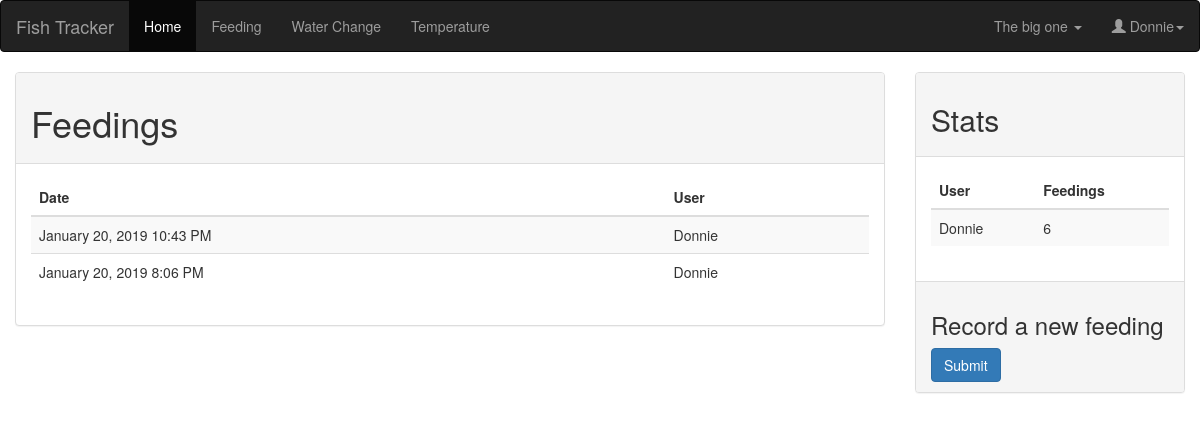
The page /feeding (signed in) on the database its author committed.
### app/models.py (models this page shows, shortened)
class User(UserMixin, db.Model):
    id = db.Column(db.Integer, primary_key=True)
    email = db.Column(db.String(64), index=True)
    name = db.Column(db.String(32))
    password_hash = db.Column(db.String(128))
    last_seen = db.Column(db.DateTime, default=datetime.utcnow())
    current_aquarium = db.Column(db.Integer, default=1)
    feedings = db.relationship('Feeding', backref='user', lazy='dynamic')
    water_changes = db.relationship(
        'WaterChange', backref='user', lazy='dynamic')

class Aquarium(db.Model):
    id = db.Column(db.Integer, primary_key=True)
    name = db.Column(db.String(32), index=True)
    location = db.Column(db.String(64))
    feedings = db.relationship('Feeding', backref='aquarium', lazy='dynamic')
    water_changes = db.relationship(
        'WaterChange', backref='aquarium', lazy='dynamic')

class Feeding(db.Model):
    id = db.Column(db.Integer, primary_key=True)
    timestamp = db.Column(db.DateTime, index=True, default=datetime.utcnow())
    user_id = db.Column(db.Integer, db.ForeignKey('user.id'))
    aquarium_id = db.Column(db.Integer, db.ForeignKey('aquarium.id'))

### app/routes.py (the view)
@app.route('/feeding', methods=['GET', 'POST'])
@login_required
def feeding():
    form = NewFeedingForm()
    aquariums = Aquarium.query.all()
    feedings = Feeding.query.filter_by(
        aquarium_id=current_user.current_aquarium).order_by(
            Feeding.timestamp.desc()).all()
    users = User.query.all()
    return render_template(
        'feeding.html',
        title='Feeding',
        form=form,
        feedings=feedings,
        users=users,
        aquariums=aquariums)

### app/forms.py
class NewFeedingForm(FlaskForm):
    submit = SubmitField('Submit')

### app/models.py (called while the page is built)
@login.user_loader
def load_user(id):
    return User.query.get(int(id))

### app/routes.py (called while the page is built)
@app.before_request
def before_request():
    if current_user.is_authenticated:
        current_user.last_seen = datetime.utcnow()
        db.session.commit()

### app/templates/feeding.html (shortened to what this page needs)
{% extends "base.html" %}
{% block content %}
<div class="col-md-9">
    <div class="panel panel-default">
        <div class="panel-heading">
            <h1>Feedings</h1>
        </div>
        <div class="panel-body">
            <table class="table table-striped">
                <thead>
                    <tr>
                        <th>Date</th>
                        <th>User</th>
                    </tr>
                </thead>
                <tbody>
                    {% for feeding in feedings %}
                    <tr>
                        <td>{{ moment(feeding.timestamp).format('LLL') }}</td>
                        <td>{{ feeding.user.name }}</td>
                    </tr>
                    {% endfor %}
                </tbody>
            </table>
        </div>
    </div>
</div>
<div class="col-md-3">
    <div class="panel panel-default">
        <div class="panel-heading">
            <h2>Stats</h2>
        </div>
        <div class="panel-body">
            <table class="table table-striped">
                <thead>
                    <tr>
                        <th>User</th>
                        <th>Feedings</th>
                    </tr>
                </thead>
                <tbody>
                    {% for user in users %}
                    <tr>
                        <td>{{ user.name }}</td>
                        <td>{{ user.feedings.count() }}</td>
                    </tr>
                    {% endfor %}
                </tbody>
            </table>
        </div>
        <div class="panel-footer">
            <h3>Record a new feeding</h3>
            <form action="{{ url_for('new_feeding') }}" method="POST">
                {{ form.submit(class="btn btn-primary") }}
            </form>
        </div>
    </div>
</div>
{% endblock %}

### app/templates/base.html (shortened to what this page needs)
{% extends "bootstrap/base.html" %}
{% block navbar %}
<nav class="navbar navbar-inverse">
    <div class="container-fluid">
        <div class="navbar-header">
            <a class="navbar-brand" href="{{ url_for('index') }}">Fish Tracker</a>
        </div>
        <ul class="nav navbar-nav">
            <li class="active"><a href="{{ url_for('index') }}">Home</a></li>
            <li><a href="{{ url_for('feeding') }}">Feeding</a></li>
            <li><a href="{{ url_for('waterchange') }}">Water Change</a></li>
            <li><a href="{{ url_for('temperature') }}">Temperature</a></li>
        </ul>
        <ul class="nav navbar-nav navbar-right">
            {% if aquariums %}
            <li class="dropdown">
                <a class="dropdown-toggle" data-toggle="dropdown">
                    {{ aquariums[current_user.current_aquarium - 1].name }}
                    <span class="caret"></span>
                </a>
                {% endif %}
            </li>
            {% if current_user.is_anonymous %}
            <li><a href="{{ url_for('register') }}"><span class="glyphicon glyphicon-user"></span> Sign Up</a></li>
            <li><a href="{{ url_for('login') }}"><span class="glyphicon glyphicon-log-in"></span> Login</a></li>
            {% else %}
            <li class="dropdown">
                <a class="dropdown-toggle" data-toggle="dropdown"><span class="glyphicon glyphicon-user"></span>
                    {{ current_user.name }}<span class="caret"></span></a>
            </li>
            {% endif %}
        </ul>
    </div>
</nav>
{% endblock %}

### rows shown on the page
User: current_aquarium.name "The big one", name "Donnie", feedings.count "6"
Feeding: timestamp "January 20, 2019 10:43 PM", user.name "Donnie"
Feeding: timestamp "January 20, 2019 8:06 PM", user.name "Donnie"
